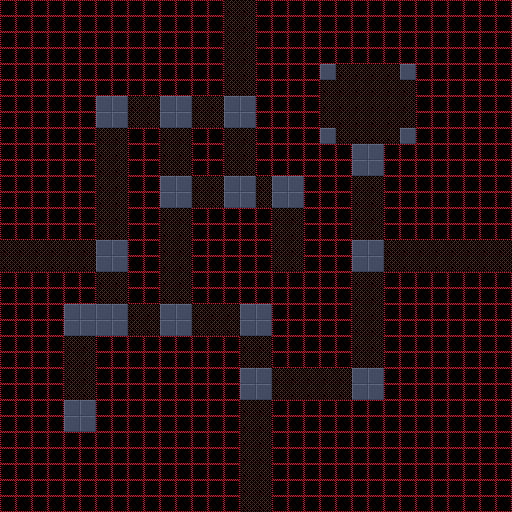

A 2D game scene composited from a Tiled map and its tileset images. What follows is a short description and the map's XML, with each tile layer's data collapsed to a summary:
An orthogonal 32x32 tile map with 16x16 px tiles, 3 tile layers (Floor, Tile Layer 1, Tile Layer 2) and 9 objects (9x special).

<map version="1.10" tiledversion="1.11.2" orientation="orthogonal" renderorder="right-down" width="32" height="32" tilewidth="16" tileheight="16" infinite="0" nextlayerid="5" nextobjectid="12">
 <tileset firstgid="1" source="../../tilesets/voxel.tsx" />
 <layer id="1" name="Floor" width="32" height="32">
  <data>[1024 cells, 264 non-empty, 2 distinct tile ids]</data>
 </layer>
 <objectgroup id="4" name="Objects">
  <object id="2" name="room_transport" type="special" x="224" y="0" width="32" height="48">
   <properties>
    <property name="direction" value="up" />
   </properties>
  </object>
  <object id="3" name="room_transport" type="special" x="432" y="224" width="48" height="48">
   <properties>
    <property name="direction" value="right" />
   </properties>
  </object>
  <object id="4" name="room_transport" type="special" x="224" y="432" width="48" height="48">
   <properties>
    <property name="direction" value="down" />
   </properties>
  </object>
  <object id="5" name="room_transport" type="special" x="0" y="240" width="64" height="32">
   <properties>
    <property name="direction" value="left" />
   </properties>
  </object>
  <object id="7" name="dynamic_geo" type="special" x="224" y="80" width="32" height="16">
   <properties>
    <property name="height" type="int" value="1" />
    <property name="side" value="up" />
    <property name="tile" type="int" value="1" />
   </properties>
  </object>
  <object id="8" name="dynamic_geo" type="special" x="384" y="240" width="16" height="32">
   <properties>
    <property name="height" type="int" value="1" />
    <property name="side" value="right" />
    <property name="tile" type="int" value="1" />
   </properties>
  </object>
  <object id="9" name="dynamic_geo" type="special" x="240" y="400" width="32" height="16">
   <properties>
    <property name="height" type="int" value="1" />
    <property name="side" value="down" />
    <property name="tile" type="int" value="1" />
   </properties>
  </object>
  <object id="10" name="dynamic_geo" type="special" x="80" y="240" width="16" height="32">
   <properties>
    <property name="height" type="int" value="1" />
    <property name="side" value="left" />
    <property name="tile" type="int" value="1" />
   </properties>
  </object>
  <object id="11" name="heart" type="special" x="367.667" y="104">
   <point />
  </object>
 </objectgroup>
 <layer id="2" name="Tile Layer 1" width="32" height="32">
  <data>[1024 cells, 760 non-empty, 1 distinct tile ids]</data>
 </layer>
 <layer id="3" name="Tile Layer 2" width="32" height="32">
  <data>[1024 cells, 0 non-empty, 0 distinct tile ids]</data>
 </layer>
</map>
